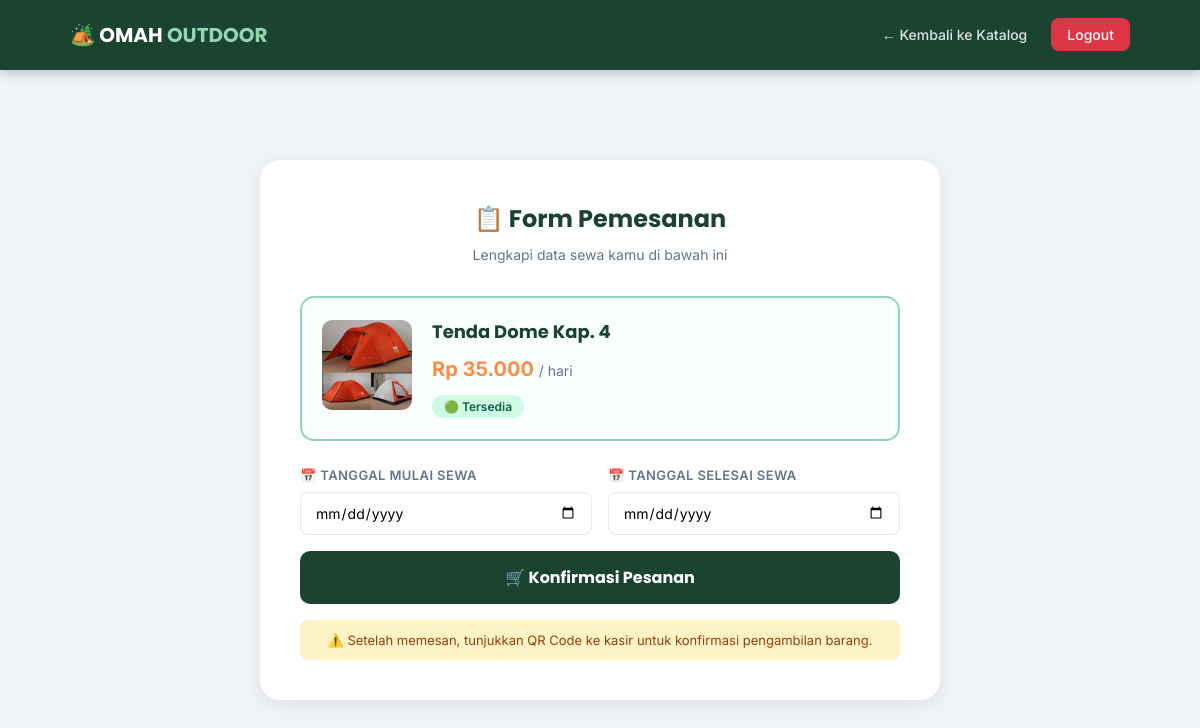
The app's page /pesan.php?produk_id=1 (signed in) with its own data.
### tables this page shows
CREATE TABLE `produk` (
  `id`             int(11)              NOT NULL AUTO_INCREMENT,
  `nama_produk`    varchar(150)         NOT NULL,
  `harga_per_hari` int(11)              NOT NULL,
  `status`         enum('tersedia','disewa') NOT NULL DEFAULT 'tersedia',
  `gambar`         varchar(255)         DEFAULT NULL,
  `created_at`     timestamp            NOT NULL DEFAULT current_timestamp(),
  PRIMARY KEY (`id`)
);

### pesan.php (the view, shortened to what this page needs)
<?php
require_once 'koneksi.php';
$produk_id = (int)($_GET['produk_id'] ?? 0);
$res    = mysqli_query($conn, "SELECT * FROM produk WHERE id=$produk_id");
$produk = mysqli_fetch_assoc($res);
?>
<!DOCTYPE html>
<html lang="id">
<head>
    <link rel="stylesheet" href="assets/css/style.css">
    <link rel="stylesheet" href="assets/css/order.css">
</head>
<body>
    <nav class="navbar">
        <div class="container nav-wrapper">
            <a href="index.php" class="logo">🏕️ OMAH <span>OUTDOOR</span></a>
            <ul class="nav-links">
                <li><a href="katalog.php">← Kembali ke Katalog</a></li>
                <li><a href="logout.php" class="btn-logout">Logout</a></li>
            </ul>
        </div>
    </nav>
    <div class="order-container">
        <div class="order-card">
            <div class="order-header">
                <h1>📋 Form Pemesanan</h1>
                <p>Lengkapi data sewa kamu di bawah ini</p>
            </div>
            <div class="produk-preview">
                <div class="produk-img-wrap">
                    <img src="assets/images/<?= htmlspecialchars($produk['gambar']) ?>"
                         alt="<?= htmlspecialchars($produk['nama_produk']) ?>"
                         onerror="this.style.display='none'">
                </div>
                <div class="produk-detail">
                    <h2><?= htmlspecialchars($produk['nama_produk']) ?></h2>
                    <p class="harga-produk">Rp <?= number_format($produk['harga_per_hari'], 0, ',', '.') ?> <span>/ hari</span></p>
                    <span class="badge-tersedia">🟢 Tersedia</span>
                </div>
            </div>
            <form action="proses_pesan.php" method="POST" id="form-pesan">
                <div class="form-row">
                    <div class="form-group">
                        <label>📅 Tanggal Mulai Sewa</label>
                        <input type="date" name="tanggal_mulai" id="tgl-mulai"
                               min="<?= date('Y-m-d') ?>" required>
                    </div>
                    <div class="form-group">
                        <label>📅 Tanggal Selesai Sewa</label>
                        <input type="date" name="tanggal_selesai" id="tgl-selesai"
                               min="<?= date('Y-m-d', strtotime('+1 day')) ?>" required>
                    </div>
                </div>
                <button type="submit" class="btn-pesan">🛒 Konfirmasi Pesanan</button>
            </form>
            <p class="order-note">⚠️ Setelah memesan, tunjukkan QR Code ke kasir untuk konfirmasi pengambilan barang.</p>
        </div>
    </div>
</body>
</html>

### assets/css/style.css (style rules this page uses)
:root { --forest: #1b4332; --forest-light: #2d6a4f; --sage: #95d5b2; --cream: #f8f9f3; --orange: #ff8c42; --white: #ffffff; --primary: #2d6a4f; --primary-dark: #1b4332; --bg-light: #f8f9f3; --text-dark: #1a202c; --text-light: #64748b; --accent-orange: #ff8c42; }
*, *::before, *::after { margin: 0; padding: 0; box-sizing: border-box; }
html { scroll-behavior: smooth; }
body { font-family: 'Inter', sans-serif; font-size: 16px; color: var(--text-dark); background-color: var(--bg-light); line-height: 1.6; }
h1, h2, h3, .logo { font-family: 'Poppins', sans-serif; }
.container { max-width: 1100px; margin: 0 auto; padding: 0 20px; }
.navbar { background: var(--forest); position: fixed; top: 0; width: 100%; z-index: 1000; box-shadow: 0 2px 12px rgba(0, 0, 0, 0.25); transition: background 0.4s ease, box-shadow 0.4s ease; }
.nav-wrapper { display: flex; justify-content: space-between; align-items: center; height: 70px; }
.logo { color: var(--white); text-decoration: none; font-size: 20px; font-weight: 700; flex-shrink: 0; }
.logo span { color: var(--sage); }
.nav-links { display: flex; flex-direction: row; list-style: none; gap: 24px; align-items: center; }
.nav-links a { color: rgba(255, 255, 255, 0.85); text-decoration: none; font-size: 14px; font-weight: 500; transition: color 0.3s; white-space: nowrap; }
.btn-logout { background-color: #dc3545 !important; color: var(--white) !important; padding: 8px 16px; border-radius: 8px; font-weight: 600; font-size: 13px; transition: background-color 0.3s, transform 0.2s; text-decoration: none; }

### assets/css/order.css (style rules this page uses)
:root { --forest: #1b4332; --forest-light: #2d6a4f; --sage: #95d5b2; --orange: #ff8c42; --white: #ffffff; --bg: #f0f4f8; }
.order-container { min-height: 100vh; background: var(--bg); display: flex; align-items: center; justify-content: center; padding: 100px 20px 40px; }
.order-card { background: var(--white); border-radius: 20px; padding: 40px; max-width: 680px; width: 100%; box-shadow: 0 4px 20px rgba(0, 0, 0, 0.08); }
.order-header { text-align: center; margin-bottom: 30px; }
.order-header h1 { font-family: 'Poppins', sans-serif; color: var(--forest); font-size: 24px; margin-bottom: 6px; }
.order-header p { color: #64748b; font-size: 14px; }
.produk-preview { display: flex; align-items: center; gap: 20px; background: #f8fffe; border: 2px solid var(--sage); border-radius: 14px; padding: 20px; margin-bottom: 24px; }
.produk-img-wrap img { width: 90px; height: 90px; object-fit: cover; border-radius: 10px; }
.produk-detail h2 { font-family: 'Poppins', sans-serif; font-size: 18px; color: var(--forest); margin-bottom: 6px; }
.harga-produk { font-size: 20px; font-weight: 700; color: var(--orange); margin-bottom: 8px; }
.harga-produk span { font-size: 14px; font-weight: 400; color: #64748b; }
.badge-tersedia { background: #d1fae5; color: #065f46; padding: 4px 12px; border-radius: 20px; font-size: 12px; font-weight: 600; }
.form-row { display: grid; grid-template-columns: 1fr 1fr; gap: 16px; margin-bottom: 16px; }
.form-group label { display: block; font-size: 13px; font-weight: 600; color: #64748b; margin-bottom: 6px; text-transform: uppercase; letter-spacing: 0.4px; }
.form-group input[type='date'] { width: 100%; padding: 11px 14px; border: 1.5px solid #e2e8f0; border-radius: 8px; font-size: 14px; font-family: 'Inter', sans-serif; outline: none; transition: border-color 0.2s; box-sizing: border-box; }
.btn-pesan { width: 100%; padding: 14px; background: var(--forest); color: var(--white); border: none; border-radius: 10px; font-size: 16px; font-weight: 700; font-family: 'Poppins', sans-serif; cursor: pointer; transition: background 0.2s, transform 0.2s; }
.order-note { text-align: center; font-size: 13px; color: #92400e; background: #fef3c7; padding: 10px; border-radius: 8px; margin-top: 16px; }

### records on screen
produk: gambar+nama_produk (picture), nama_produk "Tenda Dome Kap. 4", harga_per_hari "35.000"
